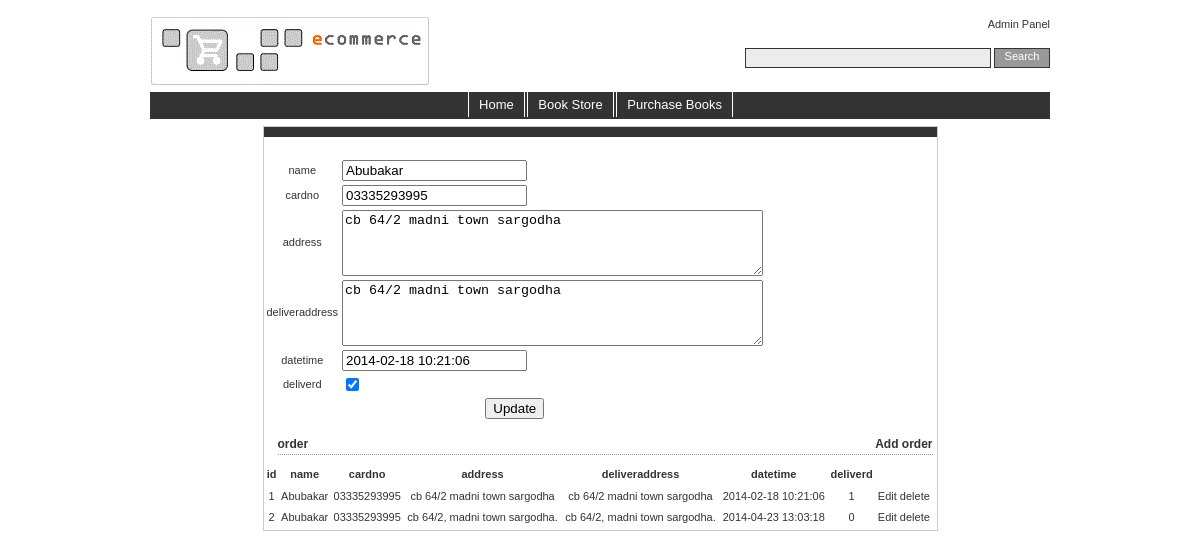
The page /a-Demo/Cart/order.php?action=edit&id=1 on the database its author committed.
### tables this page shows
CREATE TABLE IF NOT EXISTS `order` (
  `id` int(11) NOT NULL AUTO_INCREMENT,
  `name` varchar(30) NOT NULL,
  `cardno` varchar(15) NOT NULL,
  `address` varchar(50) NOT NULL,
  `deliveraddress` varchar(50) NOT NULL,
  `datetime` datetime NOT NULL,
  `deliverd` int(1) NOT NULL,
  PRIMARY KEY (`id`)
);

### a-Demo/Cart/model_order.php (called while the page is built, shortened)
<?php
  class model_order{
	private $id;
	private $name;
	private $cardno;
	private $address;
	private $deliveraddress;
	private $datetime;
	private $deliverd;
	public function getid(){
		return $this->id;
	}
	public function setid($value){
		$this->id = $value;
	}
	public function getname(){
		return $this->name;
	}
	public function setname($value){
		$this->name = $value;
	}
	public function getcardno(){
		return $this->cardno;
	}
	public function setcardno($value){
		$this->cardno = $value;
	}
	public function getaddress(){
		return $this->address;
	}
	public function setaddress($value){
		$this->address = $value;
	}
	public function getdeliveraddress(){
		return $this->deliveraddress;
	}
	public function setdeliveraddress($value){
		$this->deliveraddress = $value;
	}
	public function getdatetime(){
		return $this->datetime;
	}
	public function setdatetime($value){
		$this->datetime = $value;
	}
	public function getdeliverd(){
		return $this->deliverd;
	}
	public function setdeliverd($value){
		$this->deliverd = $value;
	}
	public function buildarray($result){
		$order= array();
		if($result){
			if(mysqli_num_rows($result)>0){
				while($row = mysqli_fetch_array($result)){
					$std = new model_order();
					$std->setorderobject($row);
					$order[] = $std;
				}
			}
		}
		return $order;
	}
	public function getorder($get=0){
		global $con;
		$order= array();
		if($this->getId() > 0){
			$sql = "select `order`.`id`, `order`.`name`, `order`.`cardno`, `order`.`address`, `order`.`deliveraddress`, `order`.`datetime`, `order`.`deliverd` from `order` where `order`.`id`=".$this->getid();
			$result = mysqli_query($con,$sql);
		}else{
			$sql = "select `order`.`id`, `order`.`name`, `order`.`cardno`, `order`.`address`, `order`.`deliveraddress`, `order`.`datetime`, `order`.`deliverd` from `order`";
			if($get==1){
				return $sql;
			}
			$result = mysqli_query($con,$sql);
		}
		if($result){
			if(mysqli_num_rows($result)>0){
				while($row = mysqli_fetch_array($result)){
					$std = new model_order();
					$std->setorderobject($row);
					$order[] = $std;
				}
			}
		}
		return $order;
	}
}
?>

### a-Demo/Cart/pagination.php (called while the page is built, shortened)
<?php
	$limit = 5;
	$page = 1;
	if($page)
		$start = ($page - 1) * $limit;
	else
		$start = 0;
	$sql .= " LIMIT ".$start.",". $limit;
?>

### a-Demo/Cart/order.php (the view, shortened to what this page needs)
<?php
include "header.php";
include "model_order.php";
$show = 0;
$row = "";
$message = "";
$Object = new model_order();
$submitButton = "add";
if(isset($_GET['action'])){
  if($_GET["action"]=="edit"){
	  $Object->setid($_GET['id']);
	  $row=$Object->getorder();
	  if(count($row) > 0){
		  $submitButton = "Update";
		  $show = 1;
	  }
  }
}
?>
<link rel="stylesheet" type="text/css" media="all" href="css/jsDatePick_ltr.css" />
<div id="mainwrapper" style="width:75%; margin: 0 auto; float:none;">
  <div id="maincontent" style="margin-left:0;>
    <div class="homepics">
	<h2><?php echo $message; ?></h2>
<?php if($show == 1){
?>
<form id="cart" method="post" action="order.php" enctype="multipart/form-data">
  <table width="300" style="margin-top:20px;">
	<tbody>
       	<tr><td align="center">name</td><td><input type="textbox" name="name" value="<?php if($row){ echo $row[0]->getname();} ?>" /></td></tr>
       	<tr><td align="center">cardno</td><td><input type="textbox" name="cardno" value="<?php if($row){ echo $row[0]->getcardno();} ?>" /></td></tr>
       	<tr><td align="center">address</td><td><textarea name=address rows="4" cols="50"><?php if($row){ echo $row[0]->getaddress();} ?></textarea></td></tr>
       	<tr><td align="center">deliveraddress</td><td><textarea name=deliveraddress rows="4" cols="50"><?php if($row){ echo $row[0]->getdeliveraddress();} ?></textarea></td></tr>
       	<tr><td align="center">datetime</td><td><input type="textbox" onfocus="javascript:NewCssCal ('inputField','yyyyMMdd','dropdown',true,'24',true)" id = "inputField" name="datetime" value="<?php if($row){ echo $row[0]->getdatetime();} ?>"/></td></tr>
       	<tr><td align="center">deliverd</td><td><input type="checkbox" name="deliverd" value="<?php if($row){ echo $row[0]->getdeliverd();} ?>" <?php echo (($row?$row[0]->getdeliverd():'')==1?'checked':'') ?> /></td></tr>
	  <tr ><td colspan="2" align="center"><input type="submit"  name="submit" value="<?php echo $submitButton; ?>"></td></tr>
	</tbody>
  </table>
</form>
<?php }?>
<h1><span style="float:left;">order</span><a href="order.php?action=add">Add order</a></h1>
<?php
$Object->setid('');
if($text!=''){
	$Object->settitle($text);
	$sql = $Object->searchorder(1);
}else{
	$sql = $Object->getorder(1);
}
include "pagination.php";
$result = mysqli_query($con,$sql);
 $order=$Object->buildarray($result);
?>
<table width="670">
<thead>
<tr>
       <th>id</th>
       <th>name</th>
       <th>cardno</th>
       <th>address</th>
       <th>deliveraddress</th>
       <th>datetime</th>
       <th>deliverd</th>
</tr>
</thead>
  <tbody>
  <?php
for($i=0;$i<count($order);$i++){?>
  <tr>
       <td align="center"><?php echo $order[$i]->getid(); ?></td>
       <td align="center"><?php echo $order[$i]->getname(); ?></td>
       <td align="center"><?php echo $order[$i]->getcardno(); ?></td>
       <td align="center"><?php echo $order[$i]->getaddress(); ?></td>
       <td align="center"><?php echo $order[$i]->getdeliveraddress(); ?></td>
       <td align="center"><?php echo $order[$i]->getdatetime(); ?></td>
       <td align="center"><?php echo $order[$i]->getdeliverd(); ?></td>
  <td align="center"><a href="order.php?action=edit&id=<?php echo $order[$i]->getid();?>">Edit</a>
	  <a href="order.php?action=delete&id=<?php echo $order[$i]->getid();?>">delete</a>
  </td>
  </tr>
<?php
}
?>
</tbody>
</table>
</div>
</div>
</div>
<?php include "footer.php"; ?>

### a-Demo/Cart/css/style.css (style rules this page uses)
#mainwrapper { float: left; width: 100%; }
#maincontent { margin-left: 150px; border: 1px solid #ccc; }
A:link { color: #333; text-decoration: none; }
h1 { font-size: 12px; font-family : Verdana,Arial,sans-serif; font-weight : bold; padding-top: 5px; border-bottom: 1px dotted #999; color : #333; margin-left: 14px; margin-right: 4px; text-align:right; }
h2 { font-size: 12px; font-family : Verdana,Arial,sans-serif; font-weight : bold; padding: 5px; background-color: #333; color : #FFF; margin-top:0px; }

### rows shown on the page
order: name "Abubakar", cardno "03335293995", address "cb 64/2 madni town sargodha", deliveraddress "cb 64/2 madni town sargodha", datetime "2014-02-18 10:21:06", deliverd "☑", id "1", deliverd "1"
order: id "2", name "Abubakar", cardno "03335293995", address "cb 64/2, madni town sargodha.", deliveraddress "cb 64/2, madni town sargodha.", datetime "2014-04-23 13:03:18", deliverd "0"
